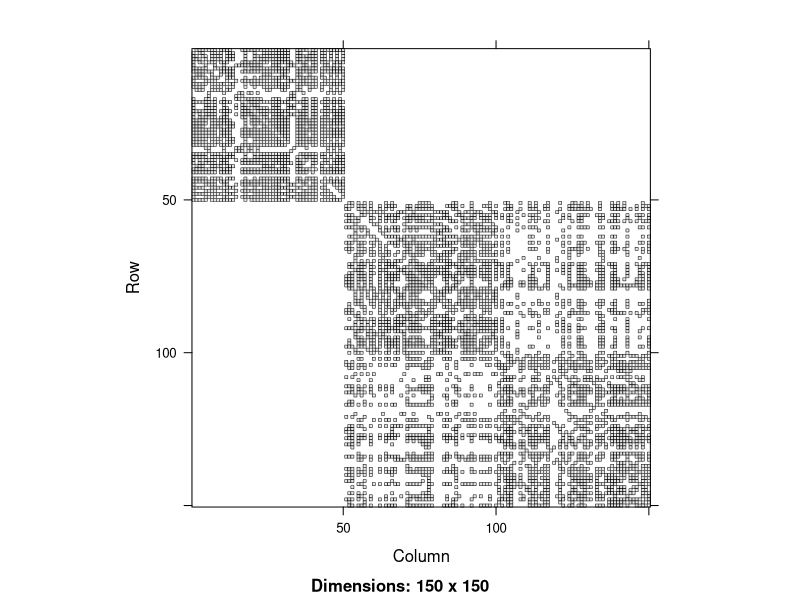
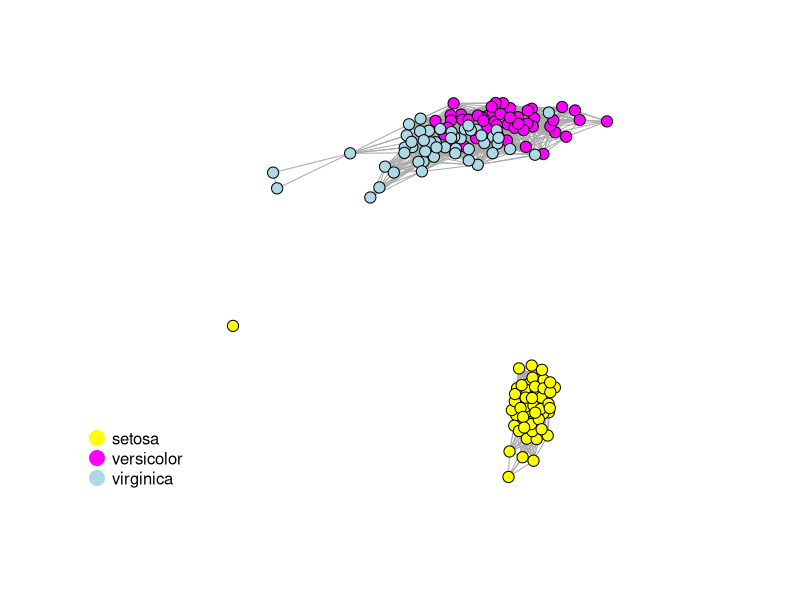
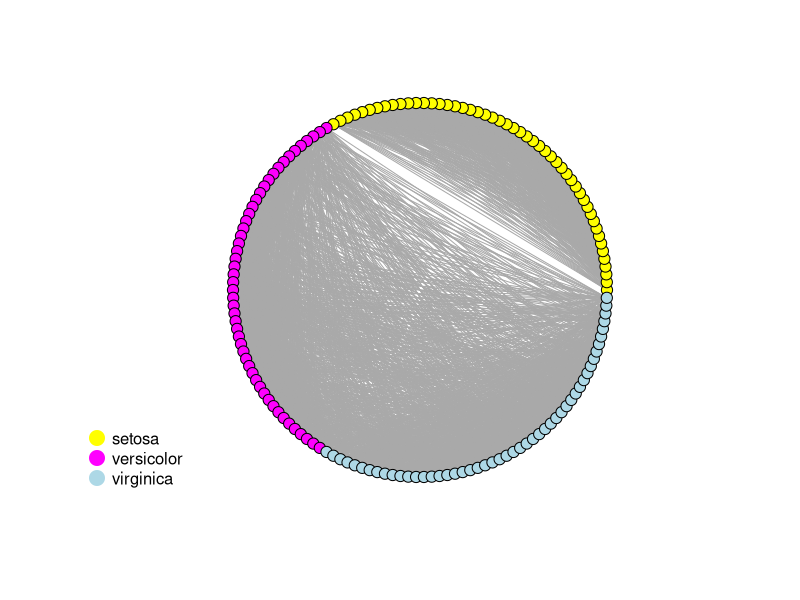
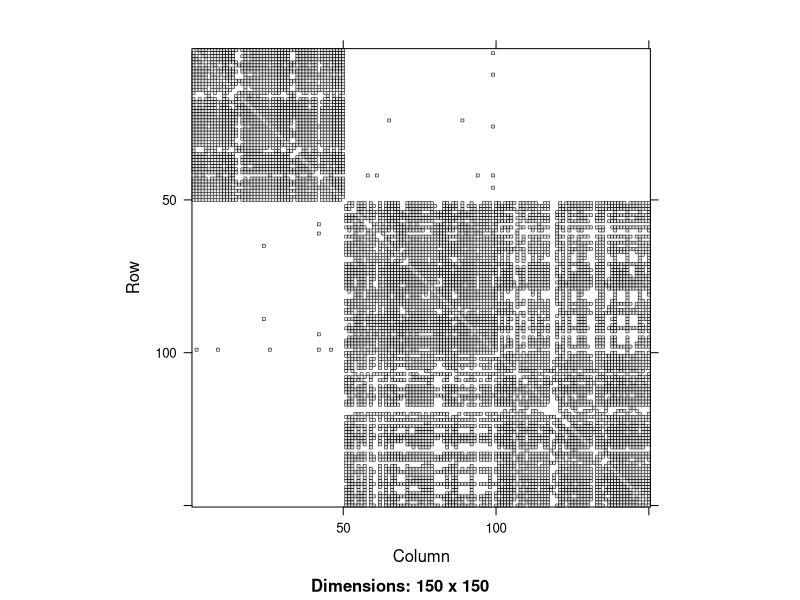
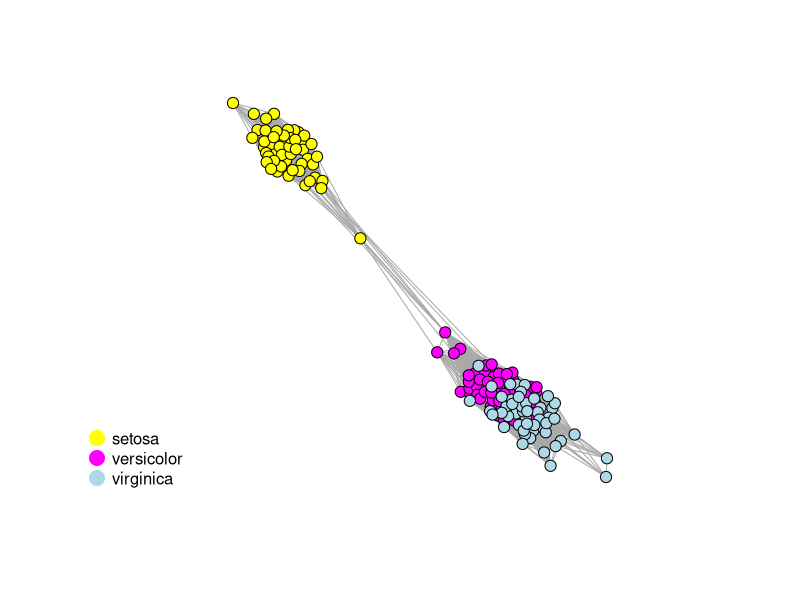
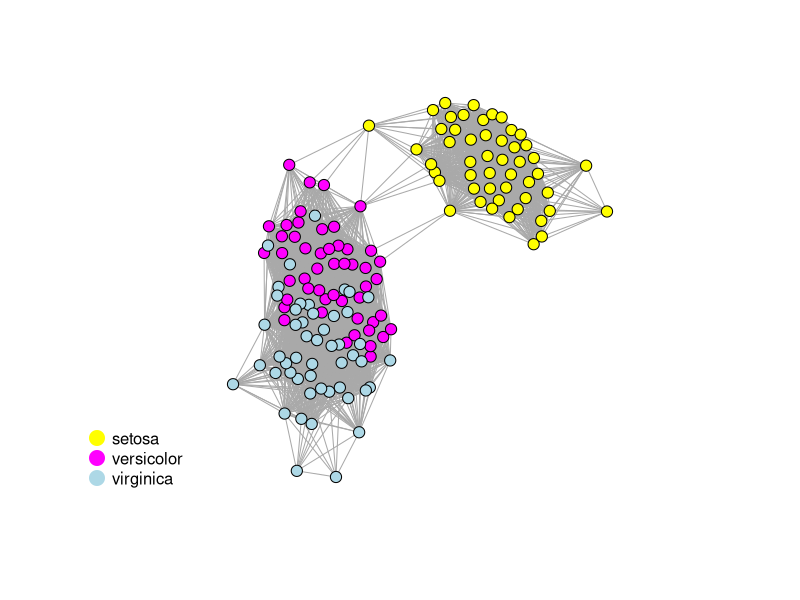
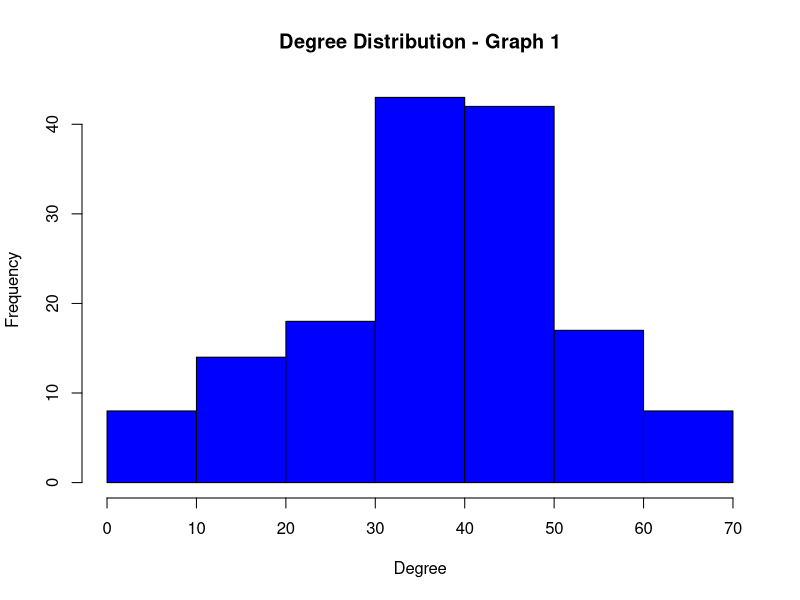
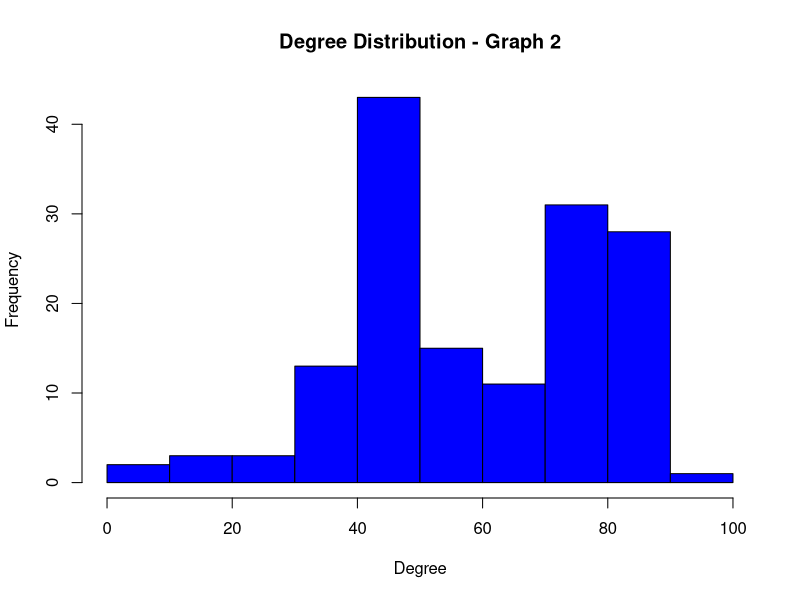

Here is the R script that generated these plots, in order:
## ---- chunk 1
knitr::opts_chunk$set(echo = TRUE)
library(tidyverse)
library(igraph)
library(Matrix)
## ---- chunk 2
data(iris)

# seperate data
irisData <- iris[,1:4]
irisClass <- as.numeric(iris$Species)

# standardize data to have mean 0
irisData <- scale(irisData)

# Calculate adjacency matrix of distances between all pairs of flowers
adjacency.mat <- as.matrix(dist(irisData))

# get 25 percentile of distances
quart25 <- quantile(adjacency.mat[lower.tri(adjacency.mat,diag=FALSE)],.25)

# remove edges not in the bottom 25% distances
adjacency.mat1 <- ifelse((adjacency.mat<=quart25) & (adjacency.mat>0), 1, 0)

#visulize adjacency matrix
image(Matrix(adjacency.mat1))
## ---- chunk 3
# turn adjacency matrix to igraph object
graph1 <- graph.adjacency(adjacency.mat1,mode='undirected')

# specify a vector of 3 colors for the speciies
colorvec <- c('yellow','magenta','lightblue')

# assign colors to nodes
V(graph1)$color <- colorvec[irisClass]

# plot data
plot(graph1,vertex.size=6,vertex.label=NA)
legend("bottomleft", legend=c('setosa','versicolor','virginica') , col = colorvec , bty = "n", 
       pch=20 , pt.cex = 3, cex = 1 , horiz = FALSE)
## ---- chunk 4
plot(graph1, layout = layout.circle, vertex.label=NA, vertex.size=6)
legend("bottomleft", legend=c('setosa','versicolor','virginica') , col = colorvec , bty = "n", 
       pch=20 , pt.cex = 3, cex = 1 , horiz = FALSE)
# plot(graph, layout = layout.fruchterman.reingold, vertex.label=NA, vertex.size=6)
# plot(graph, layout = layout.kamada.kawai, vertex.label=NA, vertex.size=6)
## ---- chunk 5
# get 40th percentile of distances
quart40 <- quantile(adjacency.mat[lower.tri(adjacency.mat,diag=FALSE)],.4)

# remove edges not in the bottom 25% distances
adjacency.mat2 <- ifelse((adjacency.mat<=quart40) & (adjacency.mat>0), 1, 0)

#visulize adjacency matrix
image(Matrix(adjacency.mat2))
## ---- chunk 6
# turn adjacency matrix to igraph object
graph2 <- graph.adjacency(adjacency.mat2,mode='undirected')

# specify a vector of 3 colors for the speciies
colorvec <- c('yellow','magenta','lightblue')

# assign colors to nodes
V(graph2)$color <- colorvec[irisClass]

# plot data
plot(graph2,vertex.size=6,vertex.label=NA)
legend("bottomleft", legend=c('setosa','versicolor','virginica') , col = colorvec , bty = "n", 
       pch=20 , pt.cex = 3, cex = 1 , horiz = FALSE)
## ---- chunk 7
#plot(graph2, layout = layout.circle, vertex.label=NA, vertex.size=6)
#plot(graph2, layout = layout.fruchterman.reingold, vertex.label=NA, vertex.size=6)
plot(graph2, layout = layout.kamada.kawai, vertex.label=NA, vertex.size=6)
legend("bottomleft", legend=c('setosa','versicolor','virginica') , col = colorvec , bty = "n", 
       pch=20 , pt.cex = 3, cex = 1 , horiz = FALSE)
## ---- chunk 8
igraph::is.connected(graph1)

igraph::is.connected(graph2)
## ---- chunk 9
# decompose graph1 into its connected components
comps1 <- decompose.graph(graph1) #calculates the connected components

#count the number of vertices in each connected component
table(sapply(comps1, vcount)) 
## ---- chunk 10
# get network diameter
diameter(graph1)
diameter(graph2)
## ---- chunk 11
#Count the total number of edges in graph 1
ecount(graph1)

#Count the total number of edges in graph 2
ecount(graph2)

## ---- chunk 12
#Calculate the degree of the  network
d.g1 <- igraph::degree(graph1) #this is the degree sequence
hist(d.g1 ,col="blue",
     xlab="Degree", ylab="Frequency",
     main="Degree Distribution - Graph 1")

#Calculate the degree of the  network
d.g2 <- igraph::degree(graph2) #this is the degree sequence
hist(d.g2 ,col="blue",
     xlab="Degree", ylab="Frequency",
     main="Degree Distribution - Graph 2")
